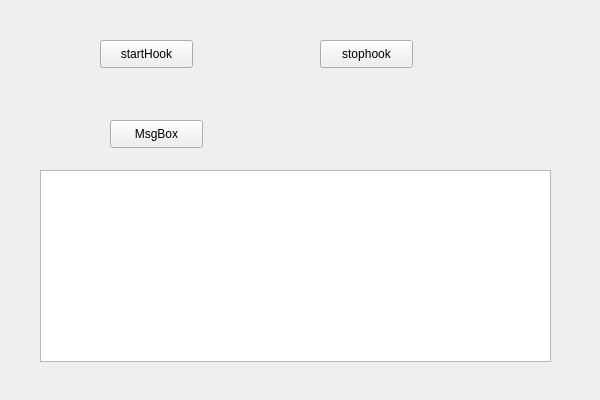
<?xml version="1.0" encoding="UTF-8"?>
<ui version="4.0">
 <class>HooKAllMsgBoxAppClass</class>
 <widget class="QWidget" name="HooKAllMsgBoxAppClass">
  <property name="geometry">
   <rect>
    <x>0</x>
    <y>0</y>
    <width>600</width>
    <height>400</height>
   </rect>
  </property>
  <property name="windowTitle">
   <string>HooKAllMsgBoxApp</string>
  </property>
  <widget class="QTextEdit" name="m_TextEdit">
   <property name="geometry">
    <rect>
     <x>40</x>
     <y>170</y>
     <width>511</width>
     <height>192</height>
    </rect>
   </property>
  </widget>
  <widget class="QPushButton" name="m_btnStart">
   <property name="geometry">
    <rect>
     <x>100</x>
     <y>40</y>
     <width>93</width>
     <height>28</height>
    </rect>
   </property>
   <property name="text">
    <string>startHook</string>
   </property>
  </widget>
  <widget class="QPushButton" name="m_btnstop">
   <property name="geometry">
    <rect>
     <x>320</x>
     <y>40</y>
     <width>93</width>
     <height>28</height>
    </rect>
   </property>
   <property name="text">
    <string>stophook</string>
   </property>
  </widget>
  <widget class="QPushButton" name="m_btnMsg">
   <property name="geometry">
    <rect>
     <x>110</x>
     <y>120</y>
     <width>93</width>
     <height>28</height>
    </rect>
   </property>
   <property name="text">
    <string>MsgBox</string>
   </property>
  </widget>
 </widget>
 <layoutdefault spacing="6" margin="11"/>
 <resources>
  <include location="hookallmsgboxapp.qrc"/>
 </resources>
 <connections/>
</ui>
